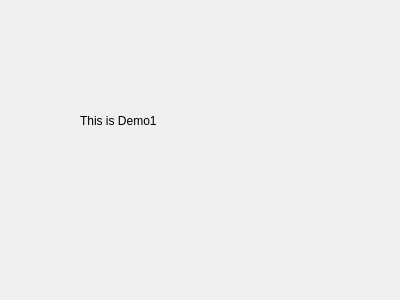
<?xml version="1.0" encoding="UTF-8"?>
<ui version="4.0">
 <class>Form</class>
 <widget class="QWidget" name="Form">
  <property name="geometry">
   <rect>
    <x>0</x>
    <y>0</y>
    <width>400</width>
    <height>300</height>
   </rect>
  </property>
  <property name="windowTitle">
   <string>Form</string>
  </property>
  <widget class="QLabel" name="label">
   <property name="geometry">
    <rect>
     <x>80</x>
     <y>80</y>
     <width>161</width>
     <height>81</height>
    </rect>
   </property>
   <property name="text">
    <string>This is Demo1</string>
   </property>
  </widget>
 </widget>
 <resources/>
 <connections/>
</ui>
